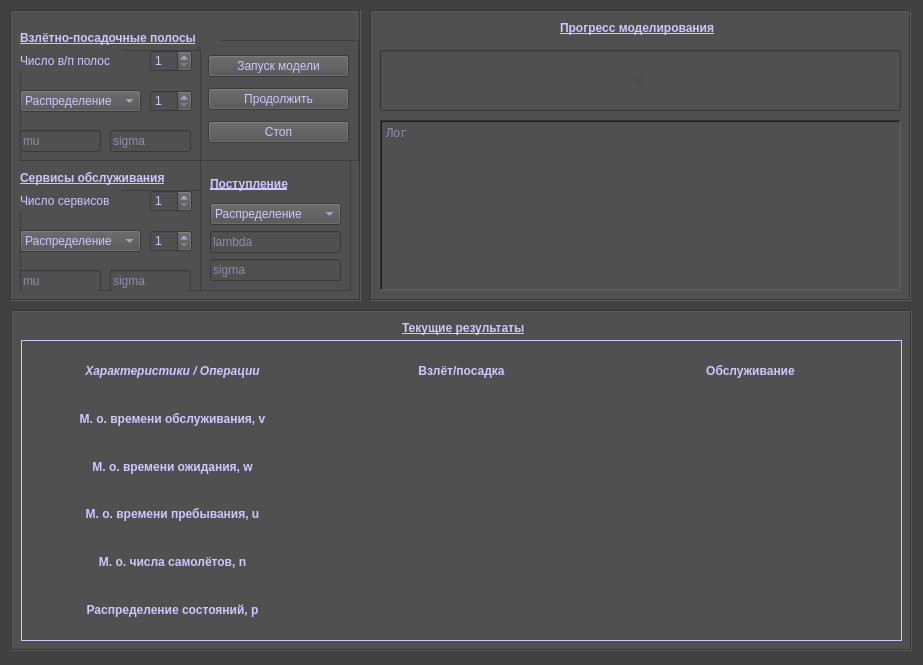
<?xml version="1.0" encoding="UTF-8"?>
<ui version="4.0">
 <class>Simulation</class>
 <widget class="QMainWindow" name="Simulation">
  <property name="geometry">
   <rect>
    <x>0</x>
    <y>0</y>
    <width>923</width>
    <height>665</height>
   </rect>
  </property>
  <property name="minimumSize">
   <size>
    <width>923</width>
    <height>665</height>
   </size>
  </property>
  <property name="maximumSize">
   <size>
    <width>923</width>
    <height>665</height>
   </size>
  </property>
  <property name="windowTitle">
   <string>Simulation model of airport operation processes</string>
  </property>
  <widget class="QWidget" name="centralwidget">
   <property name="enabled">
    <bool>true</bool>
   </property>
   <property name="minimumSize">
    <size>
     <width>923</width>
     <height>665</height>
    </size>
   </property>
   <property name="styleSheet">
    <string notr="true">background-color: rgb(65, 65, 65);
selection-color: rgb(195, 24, 24);
color: rgb(207, 197, 255);</string>
   </property>
   <widget class="QFrame" name="frame">
    <property name="enabled">
     <bool>true</bool>
    </property>
    <property name="geometry">
     <rect>
      <x>10</x>
      <y>10</y>
      <width>351</width>
      <height>291</height>
     </rect>
    </property>
    <property name="minimumSize">
     <size>
      <width>351</width>
      <height>291</height>
     </size>
    </property>
    <property name="maximumSize">
     <size>
      <width>351</width>
      <height>291</height>
     </size>
    </property>
    <property name="styleSheet">
     <string notr="true">background-color: rgb(80, 80, 80);</string>
    </property>
    <property name="frameShape">
     <enum>QFrame::Box</enum>
    </property>
    <property name="frameShadow">
     <enum>QFrame::Sunken</enum>
    </property>
    <widget class="QFrame" name="frame_2">
     <property name="geometry">
      <rect>
       <x>10</x>
       <y>40</y>
       <width>181</width>
       <height>111</height>
      </rect>
     </property>
     <property name="frameShape">
      <enum>QFrame::StyledPanel</enum>
     </property>
     <property name="frameShadow">
      <enum>QFrame::Raised</enum>
     </property>
     <widget class="QSpinBox" name="spinBox_2">
      <property name="enabled">
       <bool>false</bool>
      </property>
      <property name="geometry">
       <rect>
        <x>130</x>
        <y>40</y>
        <width>42</width>
        <height>22</height>
       </rect>
      </property>
      <property name="minimum">
       <number>1</number>
      </property>
      <property name="value">
       <number>1</number>
      </property>
     </widget>
     <widget class="QLineEdit" name="lineEdit">
      <property name="geometry">
       <rect>
        <x>0</x>
        <y>80</y>
        <width>81</width>
        <height>22</height>
       </rect>
      </property>
      <property name="placeholderText">
       <string>mu</string>
      </property>
     </widget>
     <widget class="QLineEdit" name="lineEdit_2">
      <property name="geometry">
       <rect>
        <x>90</x>
        <y>80</y>
        <width>81</width>
        <height>22</height>
       </rect>
      </property>
      <property name="placeholderText">
       <string>sigma</string>
      </property>
     </widget>
     <widget class="QComboBox" name="comboBox">
      <property name="geometry">
       <rect>
        <x>0</x>
        <y>40</y>
        <width>121</width>
        <height>22</height>
       </rect>
      </property>
      <property name="editable">
       <bool>false</bool>
      </property>
      <item>
       <property name="text">
        <string>Распределение</string>
       </property>
      </item>
      <item>
       <property name="text">
        <string>Эрланга</string>
       </property>
      </item>
      <item>
       <property name="text">
        <string>Нормальное</string>
       </property>
      </item>
      <item>
       <property name="text">
        <string>Константа</string>
       </property>
      </item>
     </widget>
     <widget class="QLabel" name="label">
      <property name="geometry">
       <rect>
        <x>0</x>
        <y>0</y>
        <width>101</width>
        <height>21</height>
       </rect>
      </property>
      <property name="text">
       <string>Число в/п полос</string>
      </property>
     </widget>
     <widget class="QSpinBox" name="spinBox">
      <property name="geometry">
       <rect>
        <x>130</x>
        <y>0</y>
        <width>42</width>
        <height>22</height>
       </rect>
      </property>
      <property name="minimum">
       <number>1</number>
      </property>
      <property name="value">
       <number>1</number>
      </property>
     </widget>
    </widget>
    <widget class="QFrame" name="frame_3">
     <property name="geometry">
      <rect>
       <x>10</x>
       <y>180</y>
       <width>181</width>
       <height>101</height>
      </rect>
     </property>
     <property name="frameShape">
      <enum>QFrame::StyledPanel</enum>
     </property>
     <property name="frameShadow">
      <enum>QFrame::Raised</enum>
     </property>
     <widget class="QLineEdit" name="lineEdit_3">
      <property name="geometry">
       <rect>
        <x>0</x>
        <y>80</y>
        <width>81</width>
        <height>22</height>
       </rect>
      </property>
      <property name="styleSheet">
       <string notr="true"/>
      </property>
      <property name="placeholderText">
       <string>mu</string>
      </property>
     </widget>
     <widget class="QSpinBox" name="spinBox_3">
      <property name="enabled">
       <bool>false</bool>
      </property>
      <property name="geometry">
       <rect>
        <x>130</x>
        <y>40</y>
        <width>42</width>
        <height>22</height>
       </rect>
      </property>
      <property name="minimum">
       <number>1</number>
      </property>
      <property name="value">
       <number>1</number>
      </property>
     </widget>
     <widget class="QLabel" name="label_2">
      <property name="geometry">
       <rect>
        <x>0</x>
        <y>0</y>
        <width>101</width>
        <height>21</height>
       </rect>
      </property>
      <property name="text">
       <string>Число сервисов</string>
      </property>
     </widget>
     <widget class="QComboBox" name="comboBox_2">
      <property name="geometry">
       <rect>
        <x>0</x>
        <y>40</y>
        <width>121</width>
        <height>22</height>
       </rect>
      </property>
      <item>
       <property name="text">
        <string>Распределение</string>
       </property>
      </item>
      <item>
       <property name="text">
        <string>Эрланга (укажите порядок справа)</string>
       </property>
      </item>
      <item>
       <property name="text">
        <string>Нормальное</string>
       </property>
      </item>
      <item>
       <property name="text">
        <string>Константа</string>
       </property>
      </item>
     </widget>
     <widget class="QSpinBox" name="spinBox_4">
      <property name="geometry">
       <rect>
        <x>130</x>
        <y>0</y>
        <width>42</width>
        <height>22</height>
       </rect>
      </property>
      <property name="minimum">
       <number>1</number>
      </property>
      <property name="value">
       <number>1</number>
      </property>
     </widget>
     <widget class="QLineEdit" name="lineEdit_4">
      <property name="geometry">
       <rect>
        <x>90</x>
        <y>80</y>
        <width>81</width>
        <height>22</height>
       </rect>
      </property>
      <property name="placeholderText">
       <string>sigma</string>
      </property>
     </widget>
    </widget>
    <widget class="QFrame" name="frame_6">
     <property name="geometry">
      <rect>
       <x>188</x>
       <y>30</y>
       <width>161</width>
       <height>121</height>
      </rect>
     </property>
     <property name="frameShape">
      <enum>QFrame::StyledPanel</enum>
     </property>
     <property name="frameShadow">
      <enum>QFrame::Raised</enum>
     </property>
     <layout class="QVBoxLayout" name="verticalLayout">
      <item>
       <widget class="QPushButton" name="pushButton">
        <property name="text">
         <string>Запуск модели</string>
        </property>
       </widget>
      </item>
      <item>
       <widget class="QPushButton" name="pushButton_2">
        <property name="text">
         <string>Продолжить</string>
        </property>
       </widget>
      </item>
      <item>
       <widget class="QPushButton" name="pushButton_3">
        <property name="text">
         <string>Стоп</string>
        </property>
       </widget>
      </item>
     </layout>
    </widget>
    <widget class="QLabel" name="label_23">
     <property name="geometry">
      <rect>
       <x>10</x>
       <y>160</y>
       <width>171</width>
       <height>16</height>
      </rect>
     </property>
     <property name="font">
      <font>
       <weight>75</weight>
       <italic>false</italic>
       <bold>true</bold>
       <underline>true</underline>
      </font>
     </property>
     <property name="text">
      <string>Сервисы обслуживания</string>
     </property>
    </widget>
    <widget class="QLabel" name="label_24">
     <property name="geometry">
      <rect>
       <x>10</x>
       <y>20</y>
       <width>201</width>
       <height>16</height>
      </rect>
     </property>
     <property name="font">
      <font>
       <weight>75</weight>
       <bold>true</bold>
       <underline>true</underline>
      </font>
     </property>
     <property name="text">
      <string>Взлётно-посадочные полосы</string>
     </property>
    </widget>
    <widget class="QFrame" name="frame_8">
     <property name="geometry">
      <rect>
       <x>190</x>
       <y>150</y>
       <width>151</width>
       <height>131</height>
      </rect>
     </property>
     <property name="frameShape">
      <enum>QFrame::StyledPanel</enum>
     </property>
     <property name="frameShadow">
      <enum>QFrame::Raised</enum>
     </property>
     <layout class="QVBoxLayout" name="verticalLayout_2">
      <item>
       <widget class="QLabel" name="label_25">
        <property name="font">
         <font>
          <weight>75</weight>
          <bold>true</bold>
          <underline>true</underline>
         </font>
        </property>
        <property name="text">
         <string>Поступление</string>
        </property>
       </widget>
      </item>
      <item>
       <widget class="QComboBox" name="comboBox_3">
        <item>
         <property name="text">
          <string>Распределение</string>
         </property>
        </item>
        <item>
         <property name="text">
          <string>Экспоненциальное</string>
         </property>
        </item>
        <item>
         <property name="text">
          <string>Нормальное</string>
         </property>
        </item>
        <item>
         <property name="text">
          <string>Константа</string>
         </property>
        </item>
       </widget>
      </item>
      <item>
       <widget class="QLineEdit" name="lineEdit_5">
        <property name="styleSheet">
         <string notr="true"/>
        </property>
        <property name="placeholderText">
         <string>lambda</string>
        </property>
       </widget>
      </item>
      <item>
       <widget class="QLineEdit" name="lineEdit_6">
        <property name="placeholderText">
         <string>sigma</string>
        </property>
       </widget>
      </item>
     </layout>
    </widget>
    <zorder>frame_6</zorder>
    <zorder>frame_3</zorder>
    <zorder>frame_2</zorder>
    <zorder>label_23</zorder>
    <zorder>label_24</zorder>
    <zorder>frame_8</zorder>
   </widget>
   <widget class="QFrame" name="frame_4">
    <property name="geometry">
     <rect>
      <x>370</x>
      <y>10</y>
      <width>541</width>
      <height>291</height>
     </rect>
    </property>
    <property name="minimumSize">
     <size>
      <width>541</width>
      <height>291</height>
     </size>
    </property>
    <property name="styleSheet">
     <string notr="true">background-color: rgb(80, 80, 80);</string>
    </property>
    <property name="frameShape">
     <enum>QFrame::Box</enum>
    </property>
    <property name="frameShadow">
     <enum>QFrame::Sunken</enum>
    </property>
    <widget class="QProgressBar" name="progressBar">
     <property name="geometry">
      <rect>
       <x>10</x>
       <y>40</y>
       <width>521</width>
       <height>61</height>
      </rect>
     </property>
     <property name="cursor">
      <cursorShape>WaitCursor</cursorShape>
     </property>
     <property name="styleSheet">
      <string notr="true">color: rgb(74, 74, 74);</string>
     </property>
     <property name="maximum">
      <number>1000000</number>
     </property>
     <property name="value">
      <number>0</number>
     </property>
     <property name="alignment">
      <set>Qt::AlignBottom|Qt::AlignHCenter</set>
     </property>
     <property name="textVisible">
      <bool>true</bool>
     </property>
     <property name="orientation">
      <enum>Qt::Horizontal</enum>
     </property>
     <property name="invertedAppearance">
      <bool>false</bool>
     </property>
     <property name="textDirection">
      <enum>QProgressBar::TopToBottom</enum>
     </property>
     <property name="format">
      <string>%p</string>
     </property>
    </widget>
    <widget class="QLabel" name="label_3">
     <property name="geometry">
      <rect>
       <x>190</x>
       <y>10</y>
       <width>171</width>
       <height>16</height>
      </rect>
     </property>
     <property name="font">
      <font>
       <weight>75</weight>
       <bold>true</bold>
       <underline>true</underline>
      </font>
     </property>
     <property name="text">
      <string>Прогресс моделирования</string>
     </property>
    </widget>
    <widget class="QTextBrowser" name="textBrowser">
     <property name="geometry">
      <rect>
       <x>10</x>
       <y>110</y>
       <width>521</width>
       <height>171</height>
      </rect>
     </property>
     <property name="minimumSize">
      <size>
       <width>521</width>
       <height>171</height>
      </size>
     </property>
     <property name="maximumSize">
      <size>
       <width>521</width>
       <height>171</height>
      </size>
     </property>
     <property name="font">
      <font>
       <family>Courier</family>
      </font>
     </property>
     <property name="cursor" stdset="0">
      <cursorShape>IBeamCursor</cursorShape>
     </property>
     <property name="autoFillBackground">
      <bool>false</bool>
     </property>
     <property name="frameShape">
      <enum>QFrame::WinPanel</enum>
     </property>
     <property name="frameShadow">
      <enum>QFrame::Sunken</enum>
     </property>
     <property name="placeholderText">
      <string>Лог</string>
     </property>
     <property name="openLinks">
      <bool>false</bool>
     </property>
    </widget>
   </widget>
   <widget class="QFrame" name="frame_7">
    <property name="geometry">
     <rect>
      <x>11</x>
      <y>310</y>
      <width>901</width>
      <height>341</height>
     </rect>
    </property>
    <property name="minimumSize">
     <size>
      <width>901</width>
      <height>341</height>
     </size>
    </property>
    <property name="styleSheet">
     <string notr="true">background-color: rgb(80, 80, 80);</string>
    </property>
    <property name="frameShape">
     <enum>QFrame::Box</enum>
    </property>
    <property name="frameShadow">
     <enum>QFrame::Sunken</enum>
    </property>
    <widget class="QFrame" name="frame_5">
     <property name="geometry">
      <rect>
       <x>10</x>
       <y>30</y>
       <width>881</width>
       <height>301</height>
      </rect>
     </property>
     <property name="frameShape">
      <enum>QFrame::Box</enum>
     </property>
     <property name="frameShadow">
      <enum>QFrame::Plain</enum>
     </property>
     <widget class="QWidget" name="">
      <property name="geometry">
       <rect>
        <x>10</x>
        <y>10</y>
        <width>861</width>
        <height>281</height>
       </rect>
      </property>
      <layout class="QGridLayout" name="gridLayout">
       <item row="0" column="0">
        <widget class="QLabel" name="label_10">
         <property name="font">
          <font>
           <weight>75</weight>
           <italic>true</italic>
           <bold>true</bold>
          </font>
         </property>
         <property name="text">
          <string>Характеристики / Операции</string>
         </property>
         <property name="alignment">
          <set>Qt::AlignCenter</set>
         </property>
        </widget>
       </item>
       <item row="0" column="1">
        <widget class="QLabel" name="label_11">
         <property name="font">
          <font>
           <weight>75</weight>
           <bold>true</bold>
          </font>
         </property>
         <property name="text">
          <string>Взлёт/посадка</string>
         </property>
         <property name="alignment">
          <set>Qt::AlignCenter</set>
         </property>
        </widget>
       </item>
       <item row="0" column="2">
        <widget class="QLabel" name="label_12">
         <property name="font">
          <font>
           <weight>75</weight>
           <bold>true</bold>
          </font>
         </property>
         <property name="text">
          <string>Обслуживание</string>
         </property>
         <property name="alignment">
          <set>Qt::AlignCenter</set>
         </property>
        </widget>
       </item>
       <item row="1" column="0">
        <widget class="QLabel" name="label_5">
         <property name="font">
          <font>
           <weight>75</weight>
           <bold>true</bold>
          </font>
         </property>
         <property name="text">
          <string>М. о. времени обслуживания, v</string>
         </property>
         <property name="alignment">
          <set>Qt::AlignCenter</set>
         </property>
        </widget>
       </item>
       <item row="1" column="1">
        <widget class="QLabel" name="label_13">
         <property name="text">
          <string/>
         </property>
         <property name="alignment">
          <set>Qt::AlignCenter</set>
         </property>
        </widget>
       </item>
       <item row="1" column="2">
        <widget class="QLabel" name="label_14">
         <property name="text">
          <string/>
         </property>
         <property name="alignment">
          <set>Qt::AlignCenter</set>
         </property>
        </widget>
       </item>
       <item row="2" column="0">
        <widget class="QLabel" name="label_6">
         <property name="font">
          <font>
           <weight>75</weight>
           <bold>true</bold>
          </font>
         </property>
         <property name="text">
          <string>М. о. времени ожидания, w</string>
         </property>
         <property name="alignment">
          <set>Qt::AlignCenter</set>
         </property>
        </widget>
       </item>
       <item row="2" column="1">
        <widget class="QLabel" name="label_15">
         <property name="text">
          <string/>
         </property>
         <property name="alignment">
          <set>Qt::AlignCenter</set>
         </property>
        </widget>
       </item>
       <item row="2" column="2">
        <widget class="QLabel" name="label_20">
         <property name="text">
          <string/>
         </property>
         <property name="alignment">
          <set>Qt::AlignCenter</set>
         </property>
        </widget>
       </item>
       <item row="3" column="0">
        <widget class="QLabel" name="label_7">
         <property name="font">
          <font>
           <weight>75</weight>
           <bold>true</bold>
          </font>
         </property>
         <property name="text">
          <string>М. о. времени пребывания, u</string>
         </property>
         <property name="alignment">
          <set>Qt::AlignCenter</set>
         </property>
        </widget>
       </item>
       <item row="3" column="1">
        <widget class="QLabel" name="label_16">
         <property name="text">
          <string/>
         </property>
         <property name="alignment">
          <set>Qt::AlignCenter</set>
         </property>
        </widget>
       </item>
       <item row="3" column="2">
        <widget class="QLabel" name="label_19">
         <property name="text">
          <string/>
         </property>
         <property name="alignment">
          <set>Qt::AlignCenter</set>
         </property>
        </widget>
       </item>
       <item row="4" column="0">
        <widget class="QLabel" name="label_8">
         <property name="font">
          <font>
           <weight>75</weight>
           <bold>true</bold>
          </font>
         </property>
         <property name="text">
          <string>М. о. числа самолётов, n</string>
         </property>
         <property name="alignment">
          <set>Qt::AlignCenter</set>
         </property>
        </widget>
       </item>
       <item row="4" column="1">
        <widget class="QLabel" name="label_17">
         <property name="text">
          <string/>
         </property>
         <property name="alignment">
          <set>Qt::AlignCenter</set>
         </property>
        </widget>
       </item>
       <item row="4" column="2">
        <widget class="QLabel" name="label_21">
         <property name="text">
          <string/>
         </property>
         <property name="alignment">
          <set>Qt::AlignCenter</set>
         </property>
        </widget>
       </item>
       <item row="5" column="0">
        <widget class="QLabel" name="label_9">
         <property name="font">
          <font>
           <weight>75</weight>
           <bold>true</bold>
          </font>
         </property>
         <property name="text">
          <string>Распределение состояний, p</string>
         </property>
         <property name="alignment">
          <set>Qt::AlignCenter</set>
         </property>
        </widget>
       </item>
       <item row="5" column="1">
        <widget class="QLabel" name="label_18">
         <property name="text">
          <string/>
         </property>
         <property name="alignment">
          <set>Qt::AlignCenter</set>
         </property>
        </widget>
       </item>
       <item row="5" column="2">
        <widget class="QLabel" name="label_22">
         <property name="text">
          <string/>
         </property>
         <property name="alignment">
          <set>Qt::AlignCenter</set>
         </property>
        </widget>
       </item>
      </layout>
     </widget>
    </widget>
    <widget class="QLabel" name="label_4">
     <property name="geometry">
      <rect>
       <x>391</x>
       <y>10</y>
       <width>141</width>
       <height>16</height>
      </rect>
     </property>
     <property name="font">
      <font>
       <weight>75</weight>
       <bold>true</bold>
       <underline>true</underline>
      </font>
     </property>
     <property name="text">
      <string>Текущие результаты</string>
     </property>
    </widget>
   </widget>
   <zorder>frame_4</zorder>
   <zorder>frame_7</zorder>
   <zorder>frame</zorder>
  </widget>
 </widget>
 <resources/>
 <connections/>
</ui>
